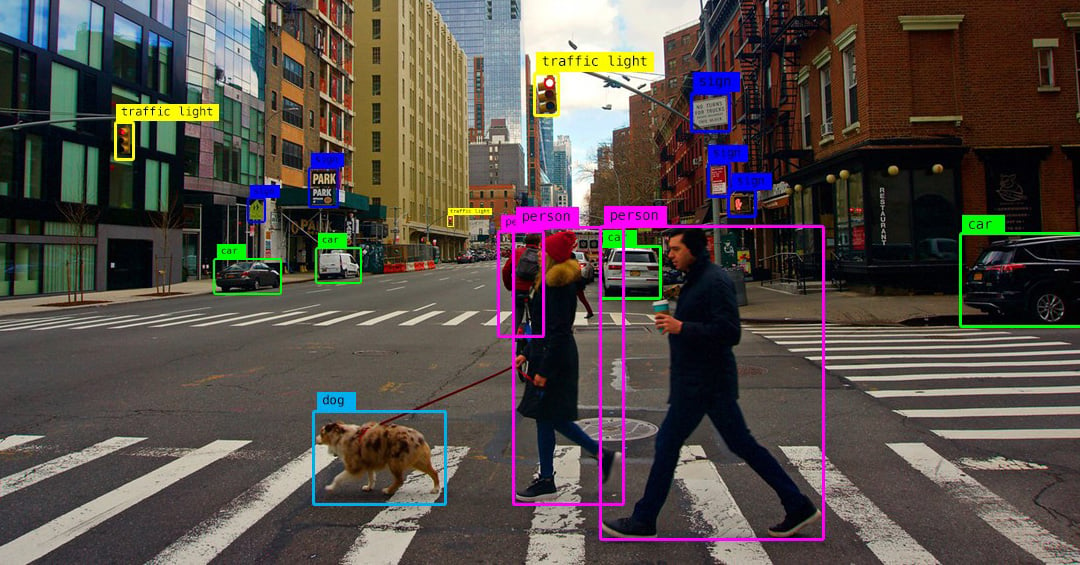
#> input picture veri/sokak.jpg, 1080 x 565 px, found by its file name
$ python 01_resim_okuma_ornek.py
#> lines starting #> are read from the running program, lines starting #| are printed output that depends on the picture

import cv2

orijinal_resim=cv2.imread("veri/sokak.jpg",0)
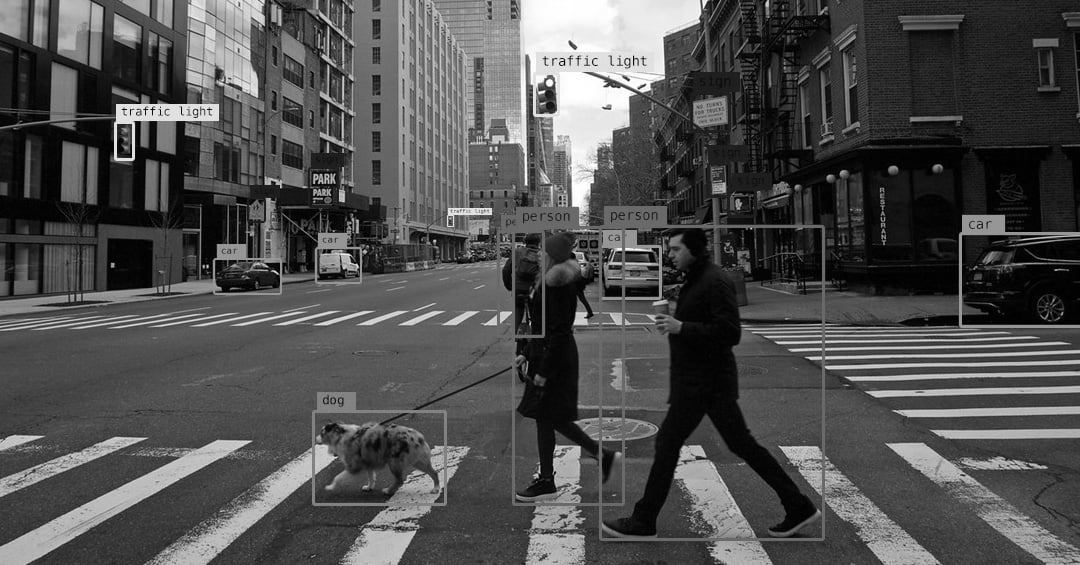
#> orijinal_resim: shape (565, 1080); min 0, max 255, mean 79.2

yeni_resim=cv2.resize(orijinal_resim,(640,480))
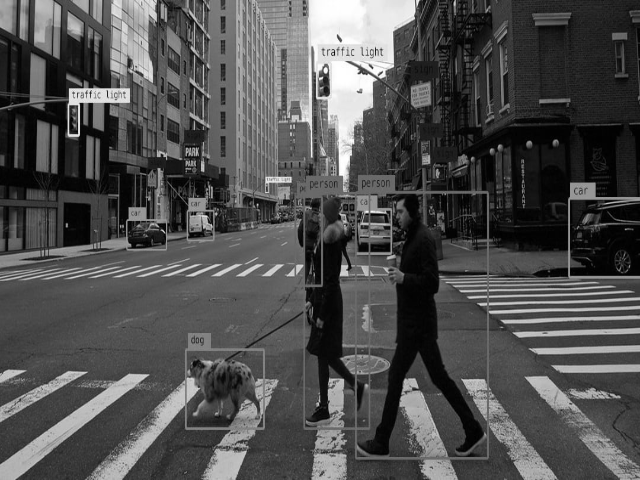
#> yeni_resim: shape (480, 640); min 0, max 255, mean 79.1

print(yeni_resim)
#> (printed output is left out)

cv2.namedWindow("resmim",cv2.WINDOW_NORMAL)

cv2.imshow("resmim",yeni_resim)

cv2.imwrite("veri/sokak1.jpg",yeni_resim)

cv2.waitKey(0)


cv2.destroyAllWindows()

$ run again, with veri/afrika.jpg copied over veri/sokak.jpg
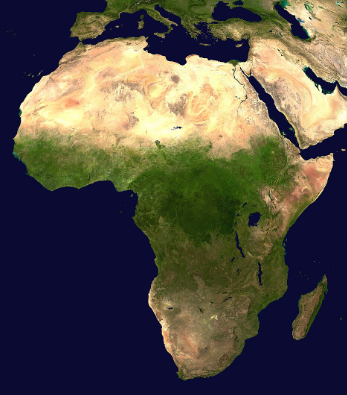
#> input picture veri/afrika.jpg, 347 x 395 px, found by its file name
#> `orijinal_resim=cv2.imread("veri/sokak.jpg",0)`:
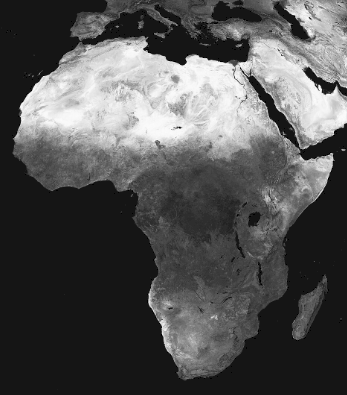
#> orijinal_resim: shape (395, 347); min 0, max 251, mean 83
#> `yeni_resim=cv2.resize(orijinal_resim,(640,480))`:
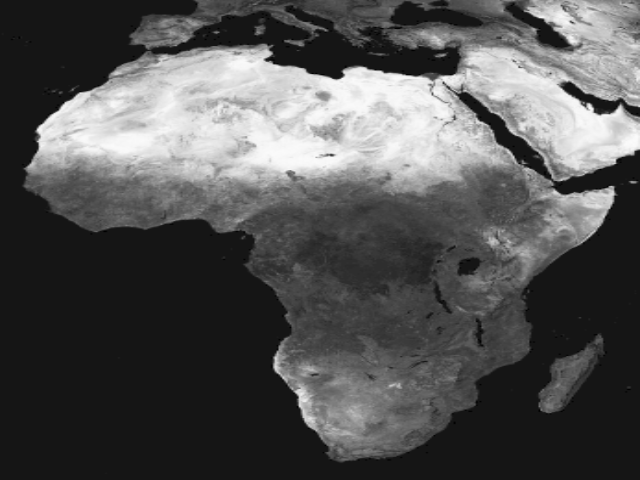
#> yeni_resim: shape (480, 640); min 0, max 251, mean 83
#> (printed output is left out)

$ run again, with veri/istanbul.jpg copied over veri/sokak.jpg
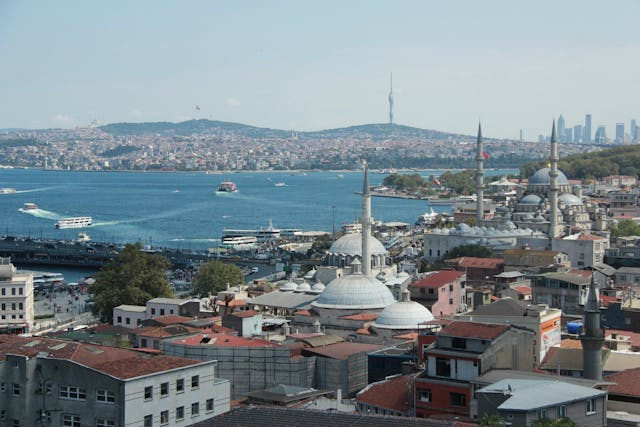
#> input picture veri/istanbul.jpg, 640 x 427 px, found by its file name
#> `orijinal_resim=cv2.imread("veri/sokak.jpg",0)`:
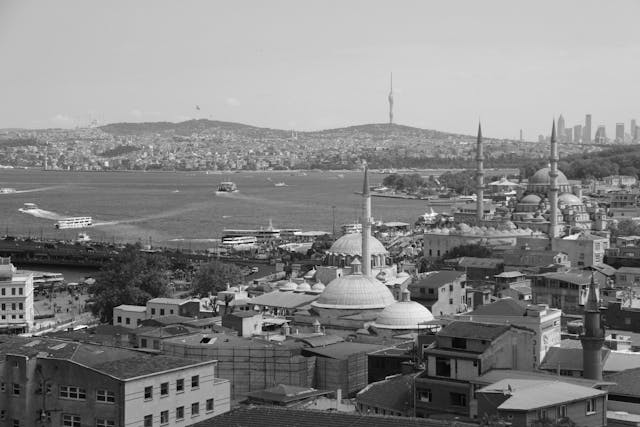
#> orijinal_resim: shape (427, 640); min 0, max 255, mean 133.6
#> `yeni_resim=cv2.resize(orijinal_resim,(640,480))`:
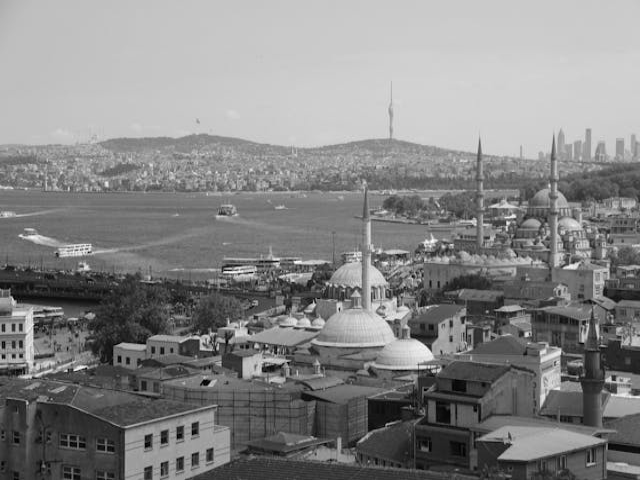
#> yeni_resim: shape (480, 640); min 0, max 254, mean 133.5
#> (printed output is left out)

$ run again, with veri/yuvarlak_cisim1.jpg copied over veri/sokak.jpg
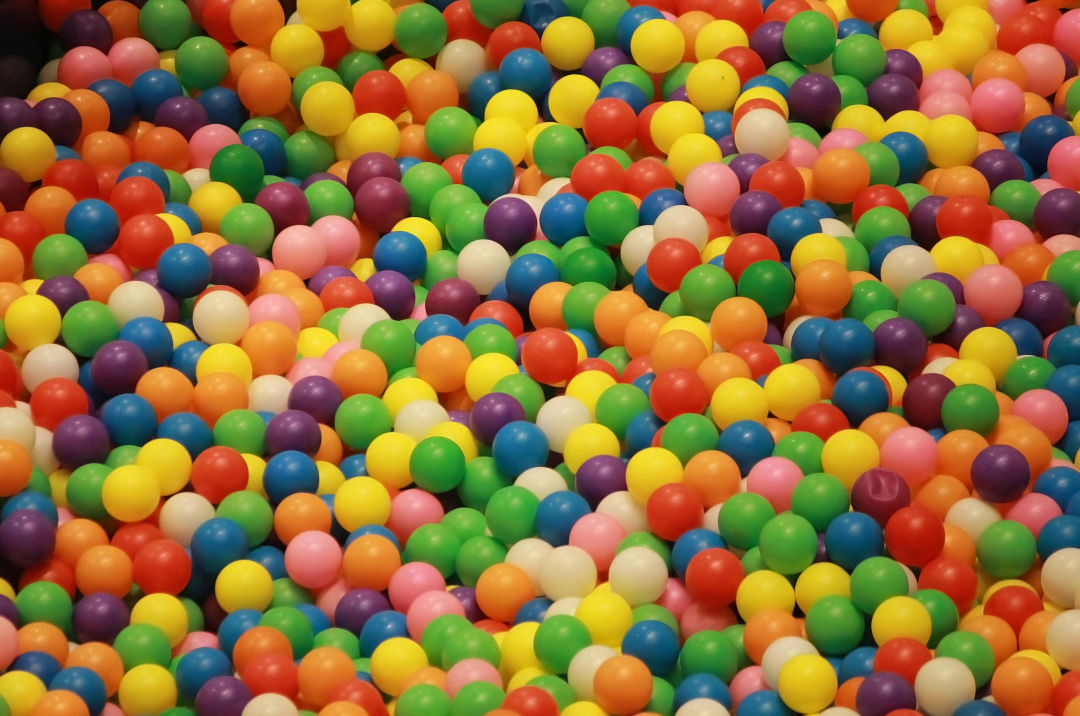
#> input picture veri/yuvarlak_cisim1.jpg, 4320 x 2864 px, found by its file name (shown at 1/4 size)
#> `orijinal_resim=cv2.imread("veri/sokak.jpg",0)`:
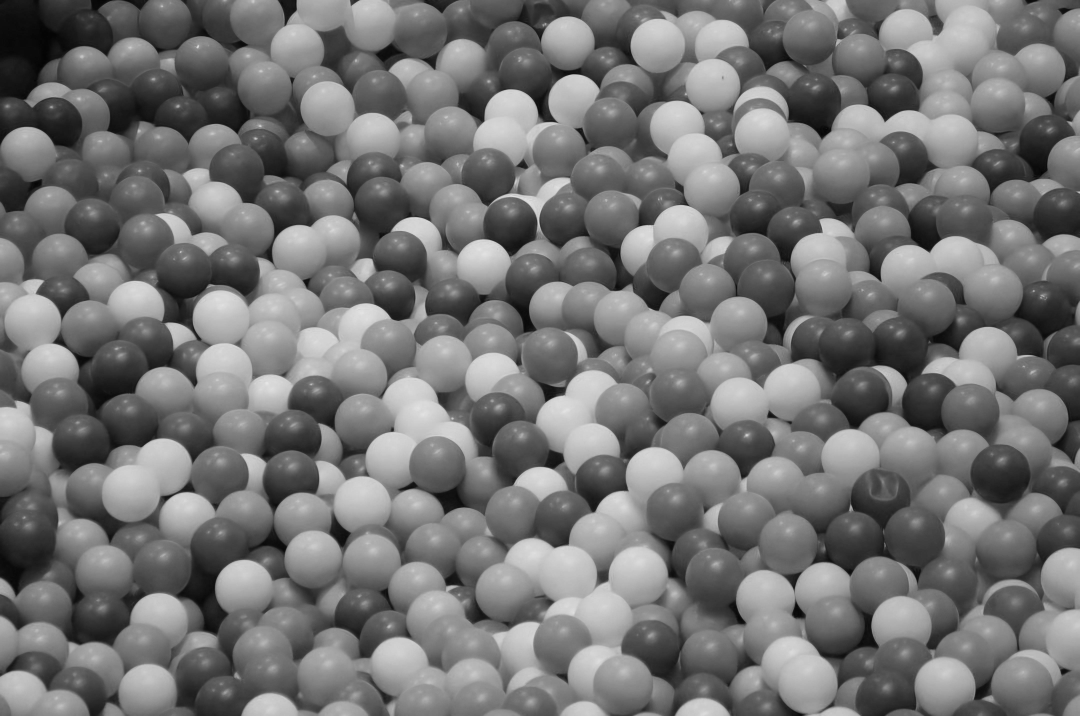
#> orijinal_resim: shape (2864, 4320) (shown at 1/4 size); min 1, max 231, mean 115.9
#> `yeni_resim=cv2.resize(orijinal_resim,(640,480))`:
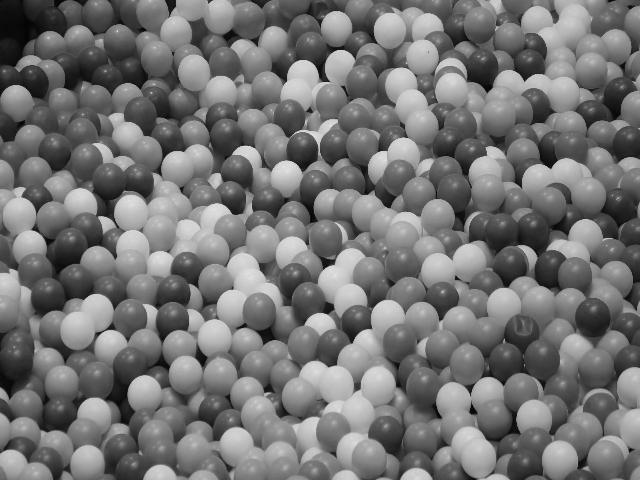
#> yeni_resim: shape (480, 640); min 3, max 228, mean 115.9
#> (printed output is left out)
